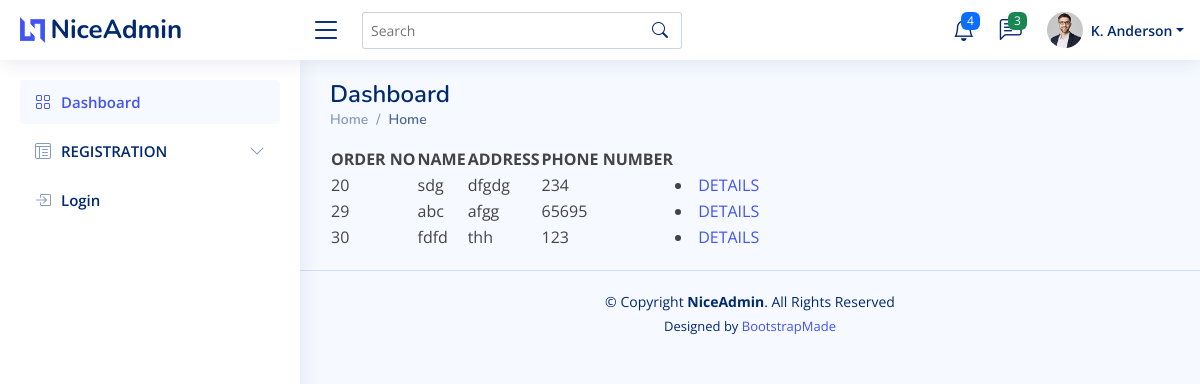
Page /Vieworder/ (signed in) on the committed database.
### buyer/models.py (models this page shows)
class order_tb(models.Model):
    customer_name=models.CharField(max_length=20)
    Address=models.CharField(max_length=20)
    Phonenumber=models.CharField(max_length=20)
    Buyerid=models.ForeignKey(buyer_tb,on_delete=models.CASCADE)
    GrandTotal=models.IntegerField()
    OrderDate=models.CharField(max_length=20)
    OrderTime=models.CharField(max_length=20)
    Status=models.CharField(max_length=20,default="Pending")

### buyer/views.py (the view)
# urls.py: path('Vieworder/',buyerview.Vieworder,name="Vieworder"),
def Vieworder(request):
    bid=request.session["buyer_id"]
    order=order_tb.objects.filter(Buyerid_id=bid)
    return render(request,"Vieworder.html",{'or':order})

### templates/Vieworder.html
{% extends 'commonbase.html' %}
{% block content %}
<html>
    <body>
        <table>
        <tr>
            <th>ORDER NO</th>
            <th>NAME</th>
            <th>ADDRESS</th>
            <th>PHONE NUMBER</th>
        </tr>
        {% for v in or %}
        <tr>
            <td>{{v.id}}</td>
            <td>{{v.customer_name}}</td>
            <td>{{v.Address}}</td>
            <td>{{v.Phonenumber}}</td>
            <td><li><a href="{% url 'details' v.id %}">DETAILS</a></li></td>
        </tr>
        {% endfor %}
        </table>
    </body>
</html>
{% endblock %}

### static/NiceAdmin/assets/css/style.css (style rules this page uses)
:root { scroll-behavior: smooth; }
body { font-family: "Open Sans", sans-serif; background: #f6f9ff; color: #444444; }
a { color: #4154f1; text-decoration: none; }

### rows in the picture
order_tb: id "20", customer_name "sdg", Address "dfgdg", Phonenumber "234"
order_tb: id "29", customer_name "abc", Address "afgg", Phonenumber "65695"
order_tb: id "30", customer_name "fdfd", Address "thh", Phonenumber "123"
